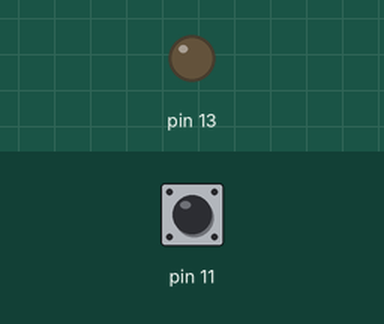
The sketch below on a simulated Arduino Uno, built with avr-gcc and run on an emulated ATmega328P. Shown: output pins drawn as LEDs (lit = HIGH). Inputs (shaded band) come from the test bench; at power-on: pin 11 HIGH.

Above: at 1.2 s.
1.3 s: pin 11 pulled LOW for 0.15 s
At 1.37 s:
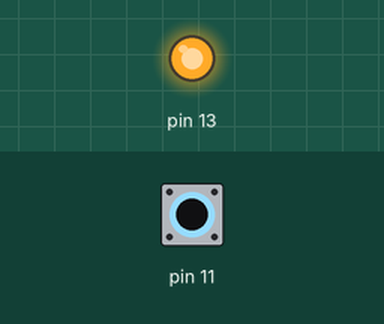
2.9 s: pin 11 pulled LOW for 3.2 s
At 6.4 s:
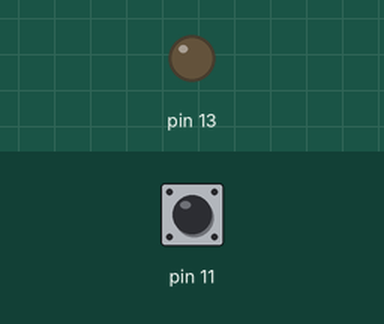
Timing chart, 0 to 7.9 s (numbered marks = the images above; inputs shaded):
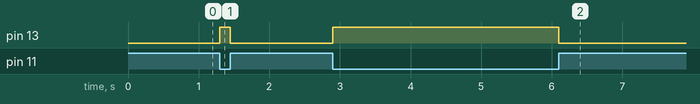

Measured:
- after the input at 1.3 s, pin 13: LOW → HIGH at once, → LOW 0.15 s later
- after the input at 2.9 s, pin 13: LOW → HIGH at once, → LOW 3.2 s later

The sketch:

hover-sleeve.ino
```cpp
unsigned char input1;

void setup() {
  pinMode(13, OUTPUT);
  pinMode(11, INPUT_PULLUP);
}

void loop() {
  input1 = !digitalRead(11);
  digitalWrite(13, input1);
}
```
